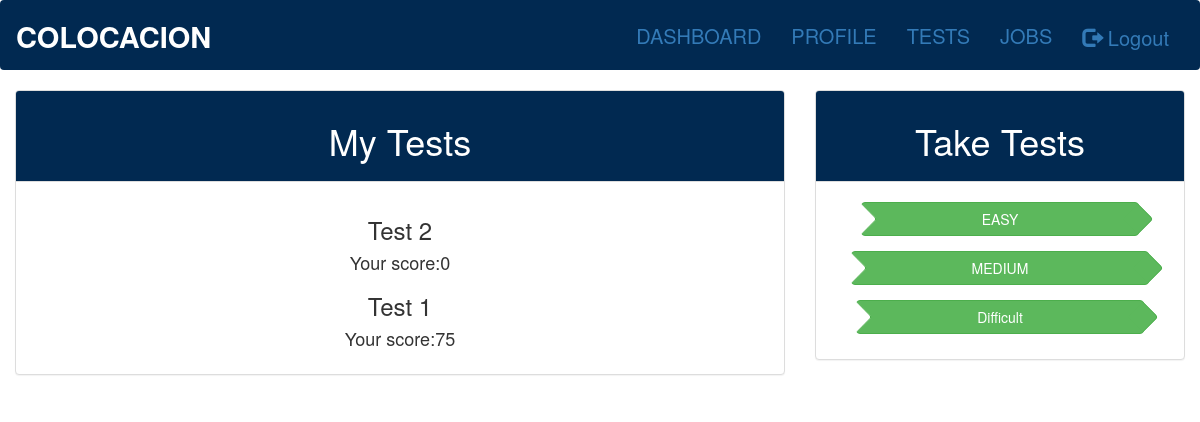
Before: /users/tests/ (signed in) with the older database file.
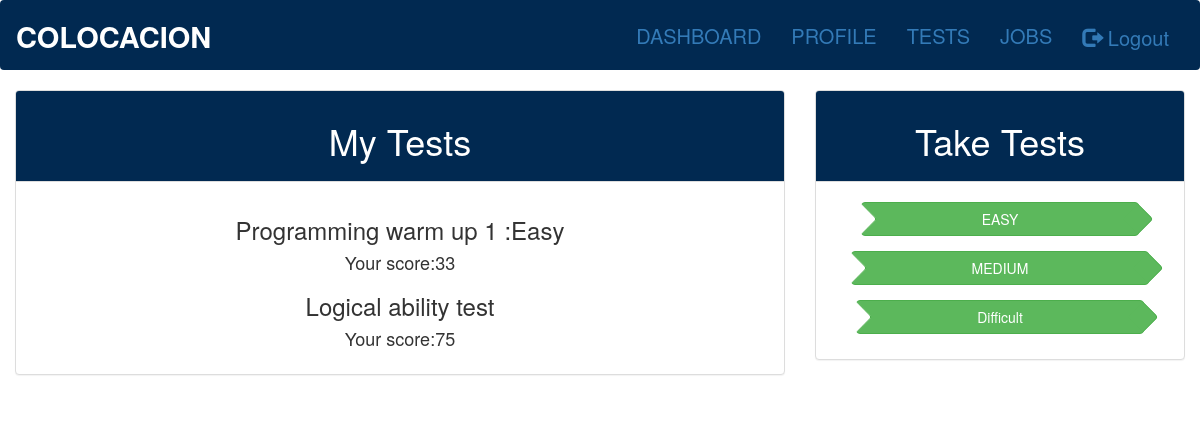
After: the same page with the newer database file.
### users/models.py (models this page shows)
class TestsTaken(models.Model):
	email = models.ForeignKey(UserDetails, on_delete=models.CASCADE)
	test_id = models.ForeignKey(Tests, on_delete=models.CASCADE)
	marks_obtained = models.IntegerField(default=0)

class Tests(models.Model):
	LEVELS=(
		('easy','easy'),
		('medium','medium'),
		('difficult','difficult'),
		)
	test_id = models.AutoField(primary_key=True)
	title = models.CharField(max_length=300, blank=False)
	level = models.CharField(max_length=10,choices=LEVELS)
	total_marks = models.IntegerField()
	def __str__(self):
		return self.title

### users/views.py (the view)
def tests(request):
	if 'email' in request.session:
		if TestsTaken.objects.filter(email=request.session['email']).exists():
			teststaken = TestsTaken.objects.filter(email=request.session['email'])
			return render(request, 'users/tests.html', {'tests':teststaken})
		else:
			return render(request, 'users/tests.html',{'message':"No tests taken"})
	else:
		return redirect('/accounts/login')

### users/templates/users/tests.html (shortened to what this page needs)
{% extends 'users/base.html' %}
{% block content %}
<div id="pricing" class="container-fluid">
  <div class="row slideanim">
    <div class="col-sm-8 col-xs-10">
      <div class="panel panel-default text-center">
        <div class="panel-heading" style="background-color:#012951;color:white">
          <h1>My Tests</h1>
        </div>
        <div class="panel-body">
            {% for test in tests %}
          <h3 for="test{{ forloop.counter }}">{{ test.test_id }}</h3>
          <h4>Your score:{{ test.marks_obtained }}</h4>
          {% endfor %}
        </div>
      </div>
    </div>
    <div class="col-sm-4 col-xs-2">
      <div class="panel panel-default text-center">
        <div class="panel-heading" style="background-color:#012951;color:white">
          <h1>Take Tests</h1>
        </div>
        <div class="panel-body">
          <button type="button" class="btn btn-success btn-arrow-right" onclick="location.href='{% url 'users:taketests' tlevel='easy' %}'">EASY</button>
		      <button type="button" class="btn btn-success btn-arrow-right" onclick="location.href='{% url 'users:taketests' tlevel='medium' %}'">MEDIUM</button>
					<button type="button" class="btn btn-success btn-arrow-right" onclick="location.href='{% url 'users:taketests' tlevel='difficult' %}'">Difficult</button>
        </div>
      </div>
    </div>
  </div>
</div>
{% endblock %}

### users/templates/users/base.html (shortened to what this page needs)
{% load static %}
<html>
<head>
  <link rel="stylesheet" href="https://maxcdn.bootstrapcdn.com/bootstrap/3.3.7/css/bootstrap.min.css">
  <link rel="stylesheet" href="{% static 'users/tests.css' %}" >
  </head>
  <body>
  <nav class="navbar navbar-inverse-right" data-spy="scroll" data-offset-top="197" style="background-color:#012951;height:70px;color:white;padding-top:10px; font-size:20px";>
  <div class="container-fluid">
<div class="navbar-header">
      <a class="navbar-brand" href="#">COLOCACION</a>
    </div>
    <div>
      <div class="collapse navbar-collapse" id="myNavbar" style="color:white";>
        <ul class="nav navbar-nav navbar-right" >
         <li class="active"><a href="{% url 'users:dashboard' %}">DASHBOARD</a></li>
          <li><a href="{% url 'users:profile' %}">PROFILE</a></li>
          <li ><a href="{% url 'users:tests' %}">TESTS</a></li>
          <li ><a href="{% url 'users:jobs' %}">JOBS</a></li>
      <li><a href="{% url 'users:logout' %}"><span class="glyphicon glyphicon-log-out"></span> Logout</a></li>
		</ul>
		  </div>
		  </div>
		  </div>
</nav>
{% block content %}
{% endblock %}
</body>
</html>

### users/static/users/tests.css (style rules this page uses)
.navbar-brand { color:#fff; font-size:29px; font-weight:bold; }
.btn { margin-top: 5px; margin-bottom:10px; }
.btn-arrow-right, .btn-arrow-left { position: relative; padding-left: 120px; padding-right: 120px; }
.btn-arrow-right { padding-left: 120px; }
.btn-arrow-right:before, .btn-arrow-right:after, .btn-arrow-left:before, .btn-arrow-left:after { content: ""; position: absolute; top: 5px; width: 22px; height: 22px; background: inherit; border: inherit; border-left-color: transparent; border-bottom-color: transparent; border-radius: 0px 4px 0px 0px; -webkit-border-radius: 0px 4px 0px 0px; -moz-border-radius: 0px 4px 0px 0px; }
.btn-arrow-right:before, .btn-arrow-right:after { transform: rotate(45deg); -webkit-transform: rotate(45deg); -moz-transform: rotate(45deg); -o-transform: rotate(45deg); -ms-transform: rotate(45deg); }
.btn-arrow-right:before, .btn-arrow-left:before { left: -11px; }
.btn-arrow-right:after, .btn-arrow-left:after { right: -11px; }
.btn-arrow-right:after, .btn-arrow-left:before { z-index: 1; }
.btn-arrow-right:before, .btn-arrow-left:after { background-color: white; }

Changed rows visible on the page:
removed TestsTaken: test_id "Test 2", marks_obtained "0"
removed TestsTaken: test_id "Test 1", marks_obtained "75"
added TestsTaken: test_id "Programming warm up 1 :Easy", marks_obtained "33"
added TestsTaken: test_id "Logical ability test", marks_obtained "75"
